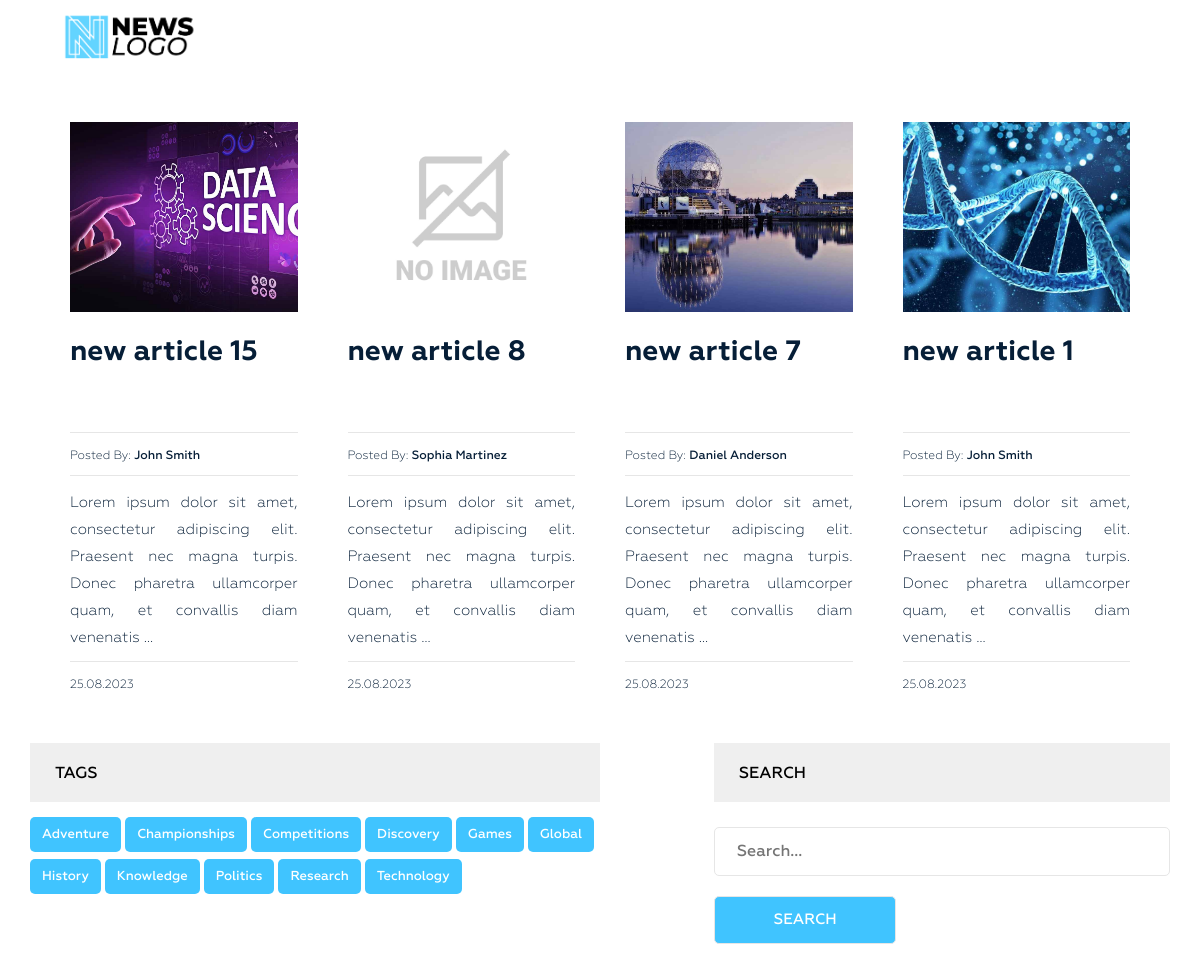
The app's page /category/science/ with its own data.
### news/models.py (models this page shows, shortened)
class Post(models.Model):
    title = models.CharField(max_length=255, verbose_name='Name')
    slug = models.SlugField(max_length=255, unique=True, verbose_name='Link')
    author = models.CharField(max_length=100, verbose_name='Author')
    content = models.TextField(blank=True, verbose_name='Content')
    created_at = models.DateTimeField(auto_now_add=True, verbose_name='Published')
    photo = models.ImageField(upload_to='photos/%Y/%m/%d/', blank=True, verbose_name='Photo')
    views = models.IntegerField(default=0, verbose_name='Number of views')
    category = models.ForeignKey(Category, on_delete=models.PROTECT, related_name='posts', verbose_name='Category')
    tags = models.ManyToManyField(Tag, blank=True, related_name='posts', verbose_name='Tag')
    is_published = models.BooleanField(default=True)
    def get_absolute_url(self):
        return reverse('post', kwargs={"slug": self.slug})
    class Meta:
        verbose_name = 'Article(s)'
        verbose_name_plural = 'Articles'
        ordering = ['-created_at']

class Tag(models.Model):
    title = models.CharField(max_length=50)
    slug = models.SlugField(max_length=50, verbose_name='Slug_url', unique=True)
    def get_absolute_url(self):
        return reverse('tag', kwargs={"slug": self.slug})
    class Meta:
        verbose_name = 'Tag'
        verbose_name_plural = 'Tags'
        ordering = ['title']

### news/views.py (the view)
# urls.py: path('category/<str:slug>/', PostsByCategory.as_view(), name='category'),
class PostsByCategory(ListView):
    template_name = 'news/category.html'
    context_object_name = 'posts'
    paginate_by = 4
    allow_empty = False
    def get_queryset(self):
        queryset = Post.objects.filter(category__slug=self.kwargs['slug']).order_by('-created_at')
        if not queryset.exists():
            raise Http404("No posts found in this category.")
        return queryset
    def get_context_data(self, *, object_list=None, **kwargs):
        context = super().get_context_data(**kwargs)
        context['title'] = Category.objects.get(slug=self.kwargs['slug'])
        return context

### news/models.py (called while the page is built)
    def __str__(self):
        return self.title

    def get_absolute_url(self):
        return reverse('category', kwargs={"slug": self.slug})

### news/templatetags/menu.py (called while the page is built)
@register.inclusion_tag('news/menu_tpl.html')
def show_menu(menu_class='menu'):
    categories = Category.objects.all()
    return {"categories": categories, "menu_class": menu_class}

### news/templatetags/sidebar.py (called while the page is built)
@register.inclusion_tag('news/tags_tpl.html')
def get_tags():
    tags = Tag.objects.all()
    return {"tags": tags}

### news/templates/news/category.html (shortened to what this page needs)
{% extends 'base.html' %}
{% load static %}
{% load sidebar %}
{% block content %}
<section class="blog-post-area">
    <div class="container">
        <div class="row">
            <div class="blog-post-area-style">
                {% for post in posts %}
                    <div class="col-md-3">
                        <div class="single-post">
                            <div class="main-img">
                                {% if post.photo %}
                                <img src="{{ post.photo.url }}" alt="{{ post.title }}">
                                {% else %}
                                <img src="{% static 'img/no-image.jpeg'%}" alt="{{ post.title }}" height="201" width="300">
                                {% endif %}
                            </div>
                            <h3><a href="{{ post.get_absolute_url }}">{{ post.title|truncatewords_html:7|safe }}</a></h3>
                            <h4><span>Posted By: <span class="author-name">{{ post.author }}</span></span></h4>
                            <a href="{{ post.get_absolute_url }}"><p>{{ post.content|truncatewords_html:20|safe }}</p></a>
                            <h4><span>{{ post.created_at|date:"d.m.Y" }}</span></h4>
                        </div>
                    </div>
                {% endfor %}
            </div>
        </div>
        <section class="main-nav single-blog-area">
            <div class="right-tags">
                {% get_tags %}
            </div>
            <div class="left-search newsletter">
                <h2 class="sidebar-title main-tl">Search</h2>
                <form action="{% url 'search' %}" method="get">
                    <input type="text" name="s" id="" placeholder="Search...">
                    <input type="submit" value="Search">
                </form>
            </div>
        </section>
    </div>
</section>
{% endblock %}

### news/templates/news/tags_tpl.html
<div class="tags">
    <h2 class="sidebar-title main-tl">Tags</h2>
    {% for tag in tags %}
    <p><a href="{{ tag.get_absolute_url }}">{{ tag.title }}</a></p>
    {% endfor %}
</div>

### news_app/static/style.css (style rules this page uses)
.main-nav { display: flex; justify-content: space-between; margin-bottom: 15px !important; }
.left-search { width: 40%; }
.right-tags { width: 50%; }
.main-tl { margin-top: 0px !important; }
section.blog-post-area img { width: 100%; }
section.blog-post-area .single-post { padding-right: 20px; margin: 40px 0px 0px; }
section.blog-post-area h4 span { font-family: Geometria; font-weight: 400; font-size: 12px; color: #061e37; text-decoration: none; }
section.blog-post-area h4 span.author-name { font-weight: 500; }
.blog-post-area .single-post h3 a { font-family: Geometria; font-size: 28px; font-weight: 700; text-decoration: none; color: #061e37; }
.blog-post-area .single-post p { color: #061e37; font-family: Geometria; font-size: 15px; font-weight: 400; line-height: 27px; padding-top: 14px; position: relative; text-align: justify; min-height: 170px; }
.blog-post-area .single-post h4 { margin-bottom: 12px; padding-top: 10px; position: relative; }
.blog-post-area .single-post h4::before { background: #e6e6e6 none repeat scroll 0 0; content: ""; height: 1px; position: absolute; top: 0; width: 100%; }
.blog-post-area .single-post p::before { background: #e6e6e6 none repeat scroll 0 0; content: ""; height: 1px; position: absolute; top: 0; width: 100%; }
.blog-post-area .single-post h3 { margin: 25px 0 15px; min-height: 80px; }
.single-post a { text-decoration: none !important; }
.blog-post-area .blog-post-area-style { margin: 0 20px 0 40px; }
.single-blog-area { margin-bottom: 100px; display: flex; align-items: baseline; }
.single-blog-area h2 { color: #010101; font-family: Geometria; font-size: 38px; font-weight: 500; margin-bottom: 15иpx; margin-top: 45px; }
.single-blog-area p { font-family: Geometria; font-size: 15px; font-weight: 500; line-height: 35px; position: relative; text-align: justify; }
.single-blog-area form input { border: 1px solid #e6e6e6; margin-top: 10px; margin-bottom: 10px; padding: 12px 22px; border-radius: 5px; width: 100% }
.single-blog-area form input[placeholder] { color: #000; font-family: Geometria; font-size: 16px; font-weight: 500; }
.single-blog-area form { margin: 50px 0 0; position: relative; }
.single-blog-area h2.sidebar-title { background: #efefef none repeat scroll 0 0; color: #000; font-family: Geometria; font-size: 16px; font-weight: 500; margin-bottom: 15px; margin-top: 50px; padding: 21px 25px; text-transform: uppercase; }
.single-blog-area .tags p { background: #40c4ff none repeat scroll 0 0; border-radius: 5px; display: inline-block; font-family: Geometria; font-size: 13px; font-weight: 500; margin-right: 4px; padding: 0 12px; margin-bottom: 7px; }
.single-blog-area .tags p a { color: #fff; display: inline-block; text-decoration: none; }
.single-blog-area .newsletter form { margin: 15px 0 0; }
.single-blog-area .newsletter input[type="submit"] { width: 40%; min-width: 110px; background: #40c4ff; color: #fff; text-transform: uppercase; font-family: Geometria; font-size: 15px; font-weight: 500; }
.tags { margin-top: 40px; display: inline-table; }
.main-img { height: 190px; overflow: hidden; margin-top: 50px; display: flex; align-items: center; justify-content: center; }
.main-img img { height: 100% !important; width: 100% !important; object-fit: cover !important; object-position: center !important; }
form input { outline: none; }

### news_app/static/slider.css (style rules this page uses)
p { position: relative; font-size: 24px; text-align: center; display: block; align-items: center; vertical-align: center; }
.overlay-content p, a { color: #ffffff; }

### records on screen
Post: photo (picture), title "new article 15", author "John Smith", content "Lorem ipsum dolor sit amet, consectetur adipiscing elit. Praesent nec magna turpis. Donec pharetra ullamcorper quam, et convallis diam venenatis …", created_at "25.08.2023"
Post: title "new article 8", author "Sophia Martinez", content "Lorem ipsum dolor sit amet, consectetur adipiscing elit. Praesent nec magna turpis. Donec pharetra ullamcorper quam, et convallis diam venenatis …", created_at "25.08.2023"
Post: photo (picture), title "new article 7", author "Daniel Anderson", content "Lorem ipsum dolor sit amet, consectetur adipiscing elit. Praesent nec magna turpis. Donec pharetra ullamcorper quam, et convallis diam venenatis …", created_at "25.08.2023"
Post: photo (picture), title "new article 1", author "John Smith", content "Lorem ipsum dolor sit amet, consectetur adipiscing elit. Praesent nec magna turpis. Donec pharetra ullamcorper quam, et convallis diam venenatis …", created_at "25.08.2023"
Tag: title "Adventure"
Tag: title "Championships"
Tag: title "Competitions"
Tag: title "Discovery"
Tag: title "Games"
Tag: title "Global"
Tag: title "History"
Tag: title "Knowledge"
Tag: title "Politics"
Tag: title "Research"
Tag: title "Technology"
